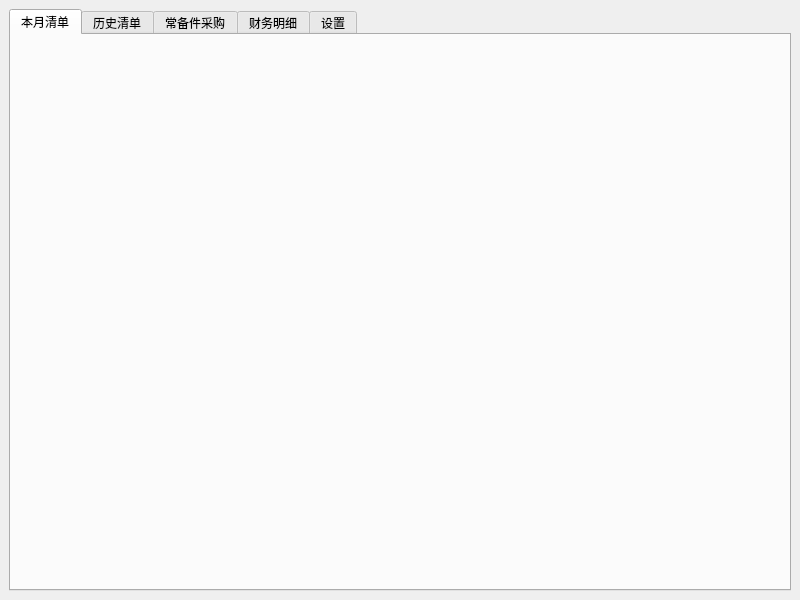
<?xml version="1.0" encoding="UTF-8"?>
<ui version="4.0">
 <class>MainWindow</class>
 <widget class="QMainWindow" name="MainWindow">
  <property name="geometry">
   <rect>
    <x>0</x>
    <y>0</y>
    <width>800</width>
    <height>600</height>
   </rect>
  </property>
  <property name="windowTitle">
   <string>MainWindow</string>
  </property>
  <widget class="QWidget" name="centralwidget">
   <layout class="QGridLayout" name="gridLayout">
    <item row="0" column="0">
     <widget class="QTabWidget" name="tabWidget">
      <property name="currentIndex">
       <number>0</number>
      </property>
      <widget class="QWidget" name="tab">
       <attribute name="title">
        <string>本月清单</string>
       </attribute>
       <layout class="QVBoxLayout" name="verticalLayout"/>
      </widget>
      <widget class="QWidget" name="tab_4">
       <attribute name="title">
        <string>历史清单</string>
       </attribute>
       <layout class="QVBoxLayout" name="verticalLayout_5"/>
      </widget>
      <widget class="QWidget" name="tab_2">
       <attribute name="title">
        <string>常备件采购</string>
       </attribute>
       <layout class="QVBoxLayout" name="verticalLayout_2"/>
      </widget>
      <widget class="QWidget" name="tab_3">
       <attribute name="title">
        <string>财务明细</string>
       </attribute>
       <layout class="QVBoxLayout" name="verticalLayout_4"/>
      </widget>
      <widget class="QWidget" name="tab_5">
       <attribute name="title">
        <string>设置</string>
       </attribute>
       <layout class="QVBoxLayout" name="verticalLayout_3"/>
      </widget>
     </widget>
    </item>
   </layout>
  </widget>
 </widget>
 <resources/>
 <connections/>
</ui>
